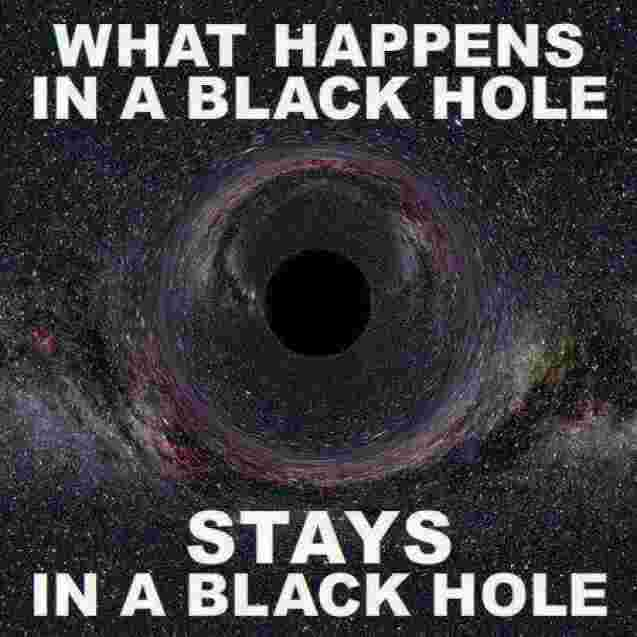
#> input picture images/compressed_10percent.jpg, 637 x 637 px
$ python quality.py images/compressed_10percent.jpg
#> lines starting #> are read from the running program, lines starting #| are printed output that depends on the picture
"""
Image Compression

This script demonstrates image compression at different quality levels,
displays a comparison collage, and calculates file size statistics.
"""

import os
import cv2
import argparse


def get_file_size(filename):
    """
    Get the size of a file in bytes.

    Args:
        filename (str): Path to the file

    Returns:
        int: File size in bytes

    Raises:
        FileNotFoundError: If the file does not exist
        OSError: If there are issues accessing the file
    """
    try:
        return os.path.getsize(filename)
    except FileNotFoundError:
        raise FileNotFoundError(f"File not found: {filename}")
    except OSError as e:
        raise OSError(f"Error accessing file {filename}: {e}")


def validate_quality_values(quality_list):
    """
    Validate quality values to ensure they are within valid range (0-100).

    Args:
        quality_list (list): List of quality values to validate

    Raises:
        ValueError: If any quality value is not in range 0-100
    """
    for quality in quality_list:
        if not 0 <= quality <= 100:
            raise ValueError(f"Quality value {quality} is not in valid range (0-100)")


def change_quality(filename, quality_list, output_dir='CV-1-21/images'):
    """
    Compress image at different quality levels and collect results.

    Args:
        filename (str): Path to the source image file
        quality_list (list): List of quality percentages for compression
        output_dir (str): Directory to save compressed images

    Returns:
        dict: Dictionary containing processed images and file sizes

    Raises:
        FileNotFoundError: If input file does not exist
        ValueError: If quality values are invalid
        Exception: For other processing errors
    """
    if not os.path.exists(filename):
        raise FileNotFoundError(f"Input file not found: {filename}")

    # Validate file is an image
    if not filename.lower().endswith(('.png', '.jpg', '.jpeg', '.bmp', '.tiff')):
        print(f"Warning: {filename} may not be a supported image format")

    validate_quality_values(quality_list)

    # Create output directory if it doesn't exist
    os.makedirs(output_dir, exist_ok=True)

    # Load the original image
    img = cv2.imread(filename)
#> img is the input picture: shape (637, 637, 3); mean B, G, R 64.9, 62.9, 64.3
    if img is None:
        raise ValueError(f"Failed to read image file: {filename}")

    # Initialize results dictionary
    results = {
        'images': [img.copy()],
        'file_sizes': {},
        'compressed_filenames': []
    }

    # Process original image - get its file size
    try:
        original_size = get_file_size(filename)
        results['file_sizes']['100%'] = original_size
    except (FileNotFoundError, OSError) as e:
        raise e

    # Process each compression level in the quality list
    for quality in quality_list:
        compressed_filename = os.path.join(output_dir, f'compressed_{quality}percent.jpg')
        results['compressed_filenames'].append(compressed_filename)

        try:
            # Save image with specified JPEG quality
            success = cv2.imwrite(compressed_filename, img, [cv2.IMWRITE_JPEG_QUALITY, quality])
            if not success:
                raise RuntimeError(f"Failed to save image: {compressed_filename}")

            file_size = get_file_size(compressed_filename)
            results['file_sizes'][f'{quality}%'] = file_size

            # Load the compressed image for collage display
            compressed_img = cv2.imread(compressed_filename)
            if compressed_img is None:
                raise RuntimeError(f"Failed to read compressed image: {compressed_filename}")

            # Add labels of quality on processed images
            compressed_img = cv2.putText(compressed_img, f"{quality}%", (10, 50),
                                         cv2.FONT_HERSHEY_SIMPLEX, 1, (0, 255, 0),
                                         3)
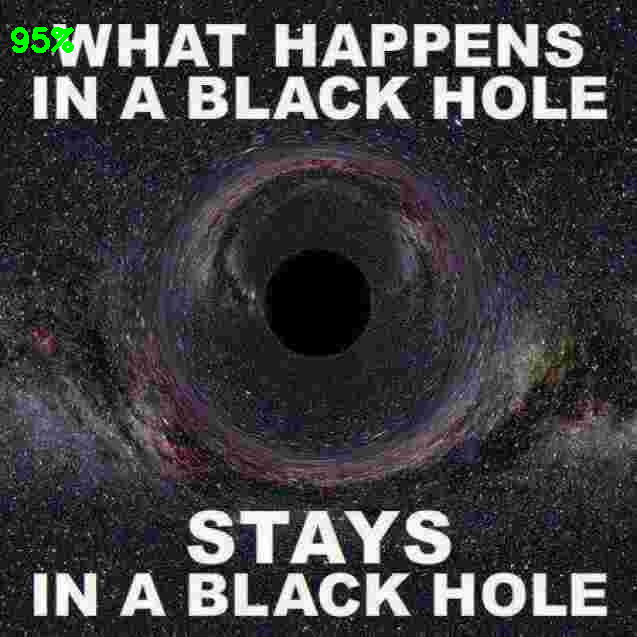
#> compressed_img: shape (637, 637, 3); mean B, G, R 64.7, 63.3, 64.1
            results['images'].append(compressed_img)

        except Exception as e:
            # Clean up partially created files
            if os.path.exists(compressed_filename):
                os.remove(compressed_filename)
            raise e

    return results

def parse_arguments():
    """
    Parse command line arguments.

    Returns:
        argparse.Namespace: Parsed command line arguments
    """
    parser = argparse.ArgumentParser(description='Image compression tool with quality comparison')

    parser.add_argument('input_image',
                       help='Path to the input image file')

    parser.add_argument('-o', '--output-dir',
                       default='images',
                       help='Output directory for compressed images (default: compressed_images)')

    return parser.parse_args()


def main():
    try:
        # Parse command line arguments
        args = parse_arguments()

        print(f"Processing image: {args.input_image}")
        print(f"Output directory: {args.output_dir}")

        # Compression quality levels to test
        quality_list = [95, 50, 10]

        results = change_quality(args.input_image, quality_list, args.output_dir)
#> results = 3 items

        # Print file sizes
        print("File sizes (quality %: size in bytes)")
        for quality, size in results['file_sizes'].items():
            print(f"{quality}: {size} bytes")
#> this loop made 4 passes
#> (quality, size) on passes 1 to 4: ('100%', 20785), ('95%', 67987), ('50%', 35893), ('10%', 20790)
#| 100%: 20785 bytes
#| 95%: 67987 bytes
#| 50%: 35893 bytes
#| 10%: 20790 bytes

        # --- Optional visualization ---
        # Create horizontal collage by concatenating all images
        collage = cv2.hconcat(results['images'])
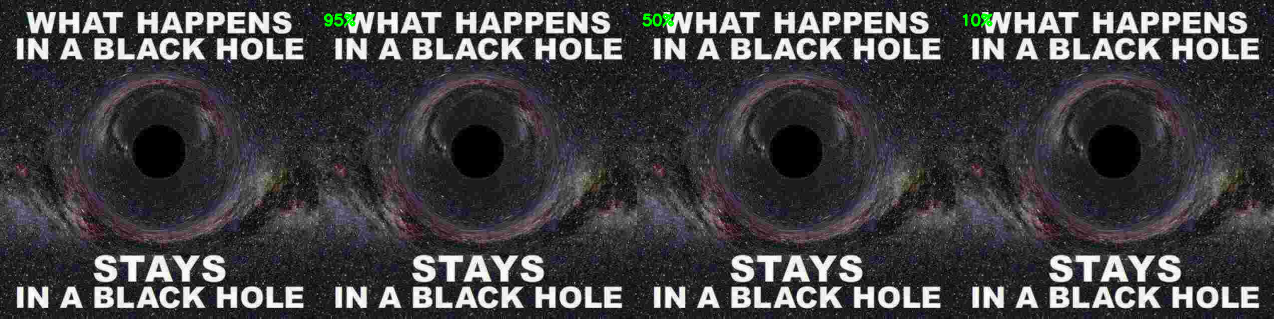
#> collage: shape (637, 2548, 3) (shown at 1/2 size); mean of channels 0, 1, 2 64.7, 63.2, 64.1; drawn as B, G, R

        cv2.imshow('Image Compression Comparison', collage)
        cv2.waitKey(0)
        cv2.destroyAllWindows()

    except FileNotFoundError as e:
        print(f"Error: {e}")
    except ValueError as e:
        print(f"Validation error: {e}")
    except Exception as e:
        print(f"Unexpected error: {e}")


if __name__ == "__main__":
    main()
